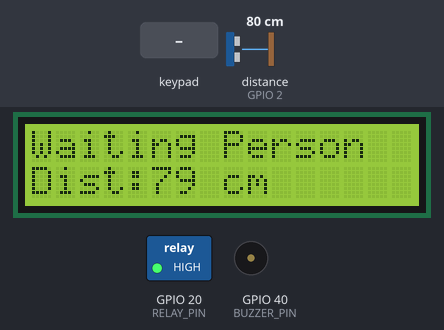
The sketch below on a simulated ESP32. Shown: 16×2 character LCD, switched loads named in the sketch (green lamp = pin HIGH), buzzer (waves = sounding). Wiring (inferred from the names in the program): ultrasonic range finder: trigger GPIO 1; echo GPIO 2. The test bench sets the inputs (shaded band); at power-on: distance to the obstacle (sensor on GPIO 2) 80 cm. The echo pulse lasts 58.3 µs per cm; pins used as bus, display or sensor lines are not drawn; what the sketch prints to the serial monitor is not drawn.

Above: at 3.3 s.
3.4 s: distance to the obstacle (sensor on GPIO 2) set to 2 cm
At 4.6 s:
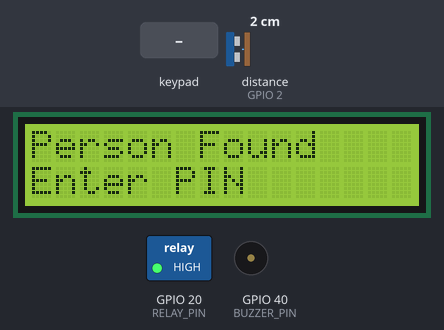
At 5.8 s:
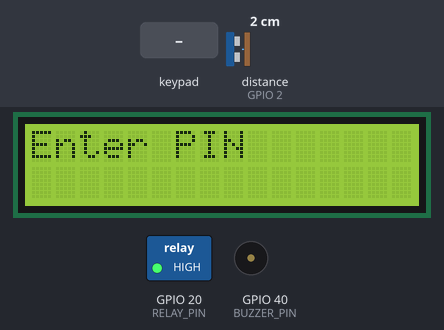
6.3 s: keypad keys 1 2 3 4 pressed 0.776 s apart
At 10.7 s:
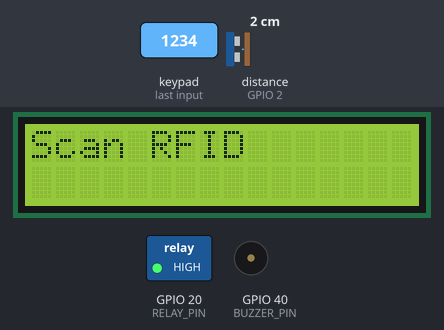
Timing chart, 0 to 28.0 s (numbered marks = the images above; inputs shaded):
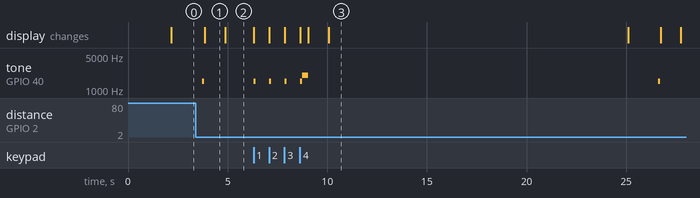

The sketch:

Code.ino
```cpp
#include <SPI.h>
#include <MFRC522.h>
#include <Wire.h>
#include <LiquidCrystal_I2C.h>
#include <Keypad.h>
#include <string.h>

//================ RFID =================

constexpr uint8_t SS_PIN  = 10;
constexpr uint8_t RST_PIN = 14;

MFRC522 rfid(SS_PIN, RST_PIN);

// Authorized RFID UID
const byte authorizedUID[4] = {0x9C, 0x15, 0x2E, 0x06};

//================ LCD ==================

LiquidCrystal_I2C lcd(0x27, 16, 2);

//================ Relay ================

constexpr uint8_t RELAY_PIN = 20; // Active LOW

//================ Buzzer ===============

constexpr uint8_t BUZZER_PIN = 40;

//============== Ultrasonic =============

constexpr uint8_t TRIG_PIN = 1;
constexpr uint8_t ECHO_PIN = 2;
constexpr float   DETECT_DISTANCE_CM = 50.0f;
constexpr unsigned long ECHO_TIMEOUT_US = 30000UL;

//================ Keypad ===============

constexpr byte ROWS = 4;
constexpr byte COLS = 4;

// NOTE: original layout had '5' duplicated in two rows (a bug).
// Fixed to a standard 4x4 layout.
char keys[ROWS][COLS] = {
  {'1', '4', '7', '*'},
  {'2', '5', '8', '0'},
  {'3', '6', '9', '#'},
  {'A', 'B', 'C', 'D'}
};

byte rowPins[ROWS] = {4, 5, 6, 7};
byte colPins[COLS] = {15, 16, 17, 18};

Keypad keypad = Keypad(makeKeymap(keys), rowPins, colPins, ROWS, COLS);

//================ Security =============

// Fixed-size buffer instead of String: avoids heap fragmentation
// on long-running embedded devices.
const char CORRECT_PIN[5] = "1234"; // 4 digits + null terminator
constexpr uint8_t PIN_LENGTH = 4;

constexpr uint8_t MAX_ATTEMPTS = 3;
int failedAttempts = 0;

// Timeouts so the system doesn't hang forever waiting for input
// if a person walks away mid-entry.
constexpr unsigned long PIN_ENTRY_TIMEOUT_MS  = 15000UL;
constexpr unsigned long RFID_SCAN_TIMEOUT_MS  = 15000UL;

//=======================================
// LCD helper (removes repeated clear/setCursor/print blocks)
//=======================================

void lcdMessage(const char* line0, const char* line1 = "") {
  lcd.clear();
  lcd.setCursor(0, 0);
  lcd.print(line0);
  if (line1[0] != '\0') {
    lcd.setCursor(0, 1);
    lcd.print(line1);
  }
}

//=======================================
// Buzzer Functions (ESP32 Core 3.x)
//=======================================

void beepSuccess() {
  ledcWriteTone(BUZZER_PIN, 2000);
  delay(300);
  ledcWriteTone(BUZZER_PIN, 0);
}

void beepError() {
  for (int i = 0; i < 2; i++) {
    ledcWriteTone(BUZZER_PIN, 1000);
    delay(150);
    ledcWriteTone(BUZZER_PIN, 0);
    delay(150);
  }
}

void beepDetected() {
  ledcWriteTone(BUZZER_PIN, 1500);
  delay(100);
  ledcWriteTone(BUZZER_PIN, 0);
}

void alarm() {
  // NOTE: this is intentionally a hard lock requiring a physical reset,
  // matching the original design. Consider adding an admin override
  // (e.g. a hidden reset button) if that behavior isn't desired.
  while (true) {
    ledcWriteTone(BUZZER_PIN, 2500);
    delay(500);
    ledcWriteTone(BUZZER_PIN, 0);
    delay(500);
  }
}

//=======================================
// Ultrasonic Distance
//=======================================

float getDistance() {
  digitalWrite(TRIG_PIN, LOW);
  delayMicroseconds(2);

  digitalWrite(TRIG_PIN, HIGH);
  delayMicroseconds(10);
  digitalWrite(TRIG_PIN, LOW);

  long duration = pulseIn(ECHO_PIN, HIGH, ECHO_TIMEOUT_US);

  if (duration == 0) {
    return 999;
  }

  return duration * 0.0343f / 2.0f;
}

//=======================================
// Lock System
//=======================================

void lockSystem() {
  lcdMessage("SYSTEM LOCKED", "3 FAIL ATTEMPTS");
  Serial.println("SYSTEM LOCKED");
  alarm();
}

//=======================================
// Shared "access denied" handling
// (removes duplicated logic between PIN and RFID failure paths)
//=======================================

void denyAccess(const char* reason) {
  failedAttempts++;

  lcdMessage(reason, "Access Denied");
  Serial.println(reason);
  Serial.println("Access Denied");

  delay(2000);

  if (failedAttempts >= MAX_ATTEMPTS) {
    lockSystem(); // never returns
  }
}

//=======================================
// PIN Verification
//=======================================

// Returns: 1 = correct, 0 = wrong, -1 = timed out
int verifyPIN() {
  char enteredPIN[PIN_LENGTH + 1] = {0};
  uint8_t idx = 0;

  lcdMessage("Enter PIN");
  lcd.setCursor(0, 1);

  unsigned long startTime = millis();

  while (idx < PIN_LENGTH) {
    if (millis() - startTime > PIN_ENTRY_TIMEOUT_MS) {
      Serial.println("PIN entry timed out");
      return -1;
    }

    char key = keypad.getKey();

    if (key && key >= '0' && key <= '9') {
      enteredPIN[idx++] = key;
      lcd.print("*");
      Serial.print("*");
      beepDetected();
    }
  }
  enteredPIN[PIN_LENGTH] = '\0';

  Serial.println();

  if (strncmp(enteredPIN, CORRECT_PIN, PIN_LENGTH) == 0) {
    Serial.println("PIN Correct");
    beepSuccess();
    return 1;
  }

  Serial.println("Wrong PIN");
  beepError();
  return 0;
}

//=======================================
// RFID Verification
//=======================================

// Returns: 1 = authorized, 0 = rejected, -1 = timed out
int verifyRFID() {
  lcdMessage("Scan RFID");
  Serial.println("Waiting RFID...");

  unsigned long startTime = millis();

  while (!rfid.PICC_IsNewCardPresent()) {
    if (millis() - startTime > RFID_SCAN_TIMEOUT_MS) {
      Serial.println("RFID scan timed out");
      return -1;
    }
    delay(20);
  }

  while (!rfid.PICC_ReadCardSerial()) {
    if (millis() - startTime > RFID_SCAN_TIMEOUT_MS) {
      Serial.println("RFID scan timed out");
      return -1;
    }
    delay(20);
  }

  Serial.print("UID: ");
  for (byte i = 0; i < rfid.uid.size; i++) {
    Serial.print(rfid.uid.uidByte[i], HEX);
    Serial.print(" ");
  }
  Serial.println();

  bool authorized = (rfid.uid.size == 4) &&
                     (memcmp(rfid.uid.uidByte, authorizedUID, 4) == 0);

  rfid.PICC_HaltA();
  rfid.PCD_StopCrypto1();

  if (authorized) {
    Serial.println("RFID Accepted");
    beepSuccess();
  } else {
    Serial.println("RFID Rejected");
    beepError();
  }

  return authorized ? 1 : 0;
}

//=======================================
// Door Unlock Function
//=======================================

void unlockDoor() {
  lcdMessage("Access Granted", "Door Opening");
  Serial.println("Door Unlock");

  digitalWrite(RELAY_PIN, LOW); // Active LOW relay
  beepSuccess();

  delay(5000);

  digitalWrite(RELAY_PIN, HIGH); // Lock again

  lcdMessage("Door Locked");
  Serial.println("Door Locked");

  delay(2000);
}

//=======================================
// SETUP
//=======================================

void setup() {
  Serial.begin(115200);

  Wire.begin(8, 9);              // LCD I2C
  SPI.begin(12, 13, 11, 10);     // RFID SPI
  rfid.PCD_Init();

  lcd.init();
  lcd.backlight();

  pinMode(RELAY_PIN, OUTPUT);
  digitalWrite(RELAY_PIN, HIGH); // Active LOW relay, start locked

  pinMode(TRIG_PIN, OUTPUT);
  pinMode(ECHO_PIN, INPUT);

  ledcAttach(BUZZER_PIN, 2000, 8); // ESP32 Core 3.x
  ledcWriteTone(BUZZER_PIN, 0);

  lcdMessage("Door Security", "System Ready");
  Serial.println("System Ready");

  delay(2000);
}

//=======================================
// LOOP
//=======================================

void loop() {
  float distance = getDistance();

  // Waiting for person
  if (distance > DETECT_DISTANCE_CM) {
    lcd.clear();
    lcd.setCursor(0, 0);
    lcd.print("Waiting Person");
    lcd.setCursor(0, 1);
    lcd.print("Dist:");
    lcd.print((int)distance);
    lcd.print(" cm");

    delay(500);
    return;
  }

  // Person detected
  Serial.println("Person Detected");
  beepDetected();
  lcdMessage("Person Found", "Enter PIN");
  delay(1000);

  //================ PIN =================
  int pinResult = verifyPIN();

  if (pinResult == -1) {
    // Timed out waiting for input; just go back to idle, don't count as a failed attempt
    lcdMessage("No Input", "Returning...");
    delay(1500);
    return;
  }

  if (pinResult == 0) {
    denyAccess("Wrong PIN");
    return;
  }

  lcdMessage("PIN Correct");
  delay(1000);

  //================ RFID ================
  int rfidResult = verifyRFID();

  if (rfidResult == -1) {
    lcdMessage("No Card", "Returning...");
    delay(1500);
    return;
  }

  if (rfidResult == 0) {
    denyAccess("Invalid RFID");
    return;
  }

  // Successful access
  failedAttempts = 0;
  unlockDoor();

  lcdMessage("Waiting Person", "System Ready");
  delay(1000);
}
```

Measured:
- after the input at 3.4 s, tone on GPIO 40 (BUZZER_PIN): silent → 1500 Hz after 0.34 s, → silent 0.10 s later; the display: changes after 0.46 s (image 1)
- after the input at 6.3 s, the display: first changes at once (image 3 shows a later state)
- what the display in image 1 shows lasts 1.0 s, from 3.9 s to 4.9 s
